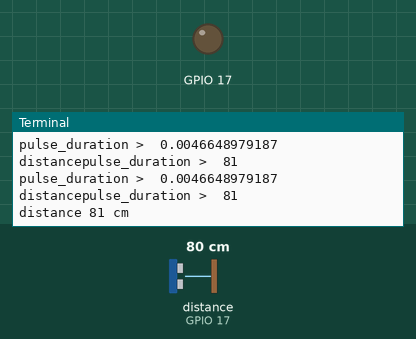
A program run on a simulated Raspberry Pi (BCM pin numbers). On the bench: output pins drawn as LEDs (lit = HIGH), the last lines printed to the terminal. The inputs (shaded band) are chosen by the test bench; at power-on: distance to the obstacle (sensor on GPIO 17) 80 cm. The clock reads 2024-03-15 10:24:30 at power-on unless the program sets it.

Above: at 1.2 s.
1.3 s: distance to the obstacle (sensor on GPIO 17) set to 2 cm
At 1.52 s:
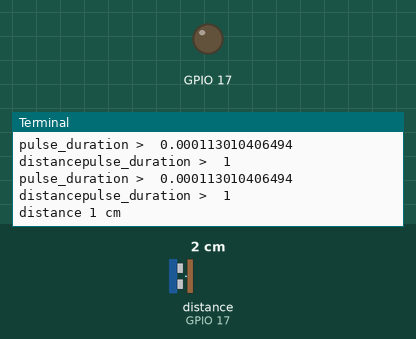
3.2 s: distance to the obstacle (sensor on GPIO 17) set to 4 cm
At 3.52 s:
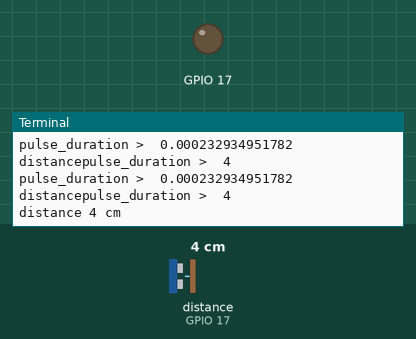
Timing chart, 0 to 6.2 s (numbered marks = the images above; inputs shaded):
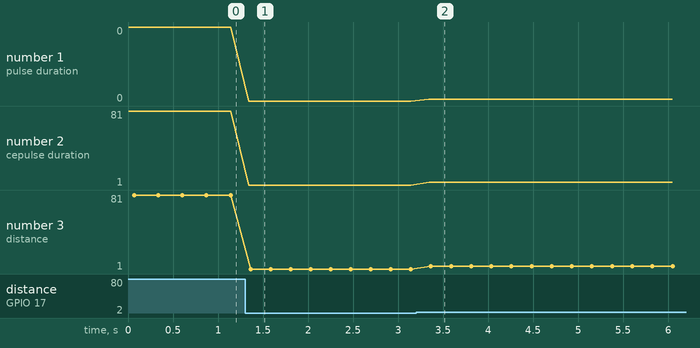

The program:

Ultrasonic_Avoidance.py
```python
#!/usr/bin/env python
'''
**********************************************************************
* Filename    : Ultrasonic_Avoidance.py
* Description : A module for SunFounder Ultrasonic Avoidance
* Author      : Cavon
* Brand       : SunFounder
* E-mail      : service@sunfounder.com
* Website     : www.sunfounder.com
* Update      : Cavon    2016-09-26    New release
**********************************************************************
'''
import time
import RPi.GPIO as GPIO

class Ultrasonic_Avoidance(object):
	timeout = 0.05

	def __init__(self, channel):

		self.channel = channel
		GPIO.setmode(GPIO.BCM)

	def distance(self):
		pulse_end = 0
		pulse_start = 0
		GPIO.setup(self.channel,GPIO.OUT)
		GPIO.output(self.channel, False)
		time.sleep(0.0005)
		GPIO.output(self.channel, True)
		time.sleep(0.00001)
		GPIO.output(self.channel, False)
		GPIO.setup(self.channel,GPIO.IN)

		timeout_start = time.time()
		while GPIO.input(self.channel)==0:
			pulse_start = time.time()
			if pulse_start - timeout_start > self.timeout:
				return -1
		while GPIO.input(self.channel)==1:
			pulse_end = time.time()
			if pulse_start - timeout_start > self.timeout:
				return -1

		if pulse_start != 0 and pulse_end != 0:
			pulse_duration = pulse_end - pulse_start
			print 'pulse_duration > ' , pulse_duration
			distance = pulse_duration * 100 * 350.0 /2
			distance = int(distance)
			print 'distancepulse_duration > ' , distance
			#print 'start = %s'%pulse_start,
			#print 'end = %s'%pulse_end
			if distance >= 0:
				return distance
			else:
				return -1
		else :
			#print 'start = %s'%pulse_start,
			#print 'end = %s'%pulse_end
			return -1

	def get_distance(self, mount = 5):
		sum = 0
		for i in range(mount):
			a = self.distance()
			#print '    %s' % a
			sum += a
		return int(sum/mount)
	def less_than(self, alarm_gate):
		dis = self.get_distance()
		status = 0
		if dis >=0 and dis <= alarm_gate:
			status = 1
		elif dis > alarm_gate:
			status = 0
		else:
			status = -1
		#print 'distance =',dis
		#print 'status =',status
		return status

if __name__ == '__main__':
	UA = Ultrasonic_Avoidance(17)
	threshold = 10
	while True:
		distance = UA.get_distance()
		status = UA.less_than(threshold)
		if distance != -1:
			print 'distance', distance, 'cm'
			time.sleep(0.2)
		else:
			print False
		if status == 1:
			print "Less than %d" % threshold
		elif status == 0:
			print "Over %d" % threshold
		else:
			print "Read distance error."
```

Measured:
- after the input at 1.3 s, the terminal: prints a new line at once (image 1)
- after the input at 3.2 s, the terminal: prints a new line after 0.14 s (image 2)
- plotted number 1: 0 → 0 after the input at 1.3 s, 0 → 0 after the input at 3.2 s
- plotted number 2: 81 → 1 after the input at 1.3 s, 1 → 4 after the input at 3.2 s
- plotted number 3: 81 → 1 after the input at 1.3 s, 1 → 4 after the input at 3.2 s
